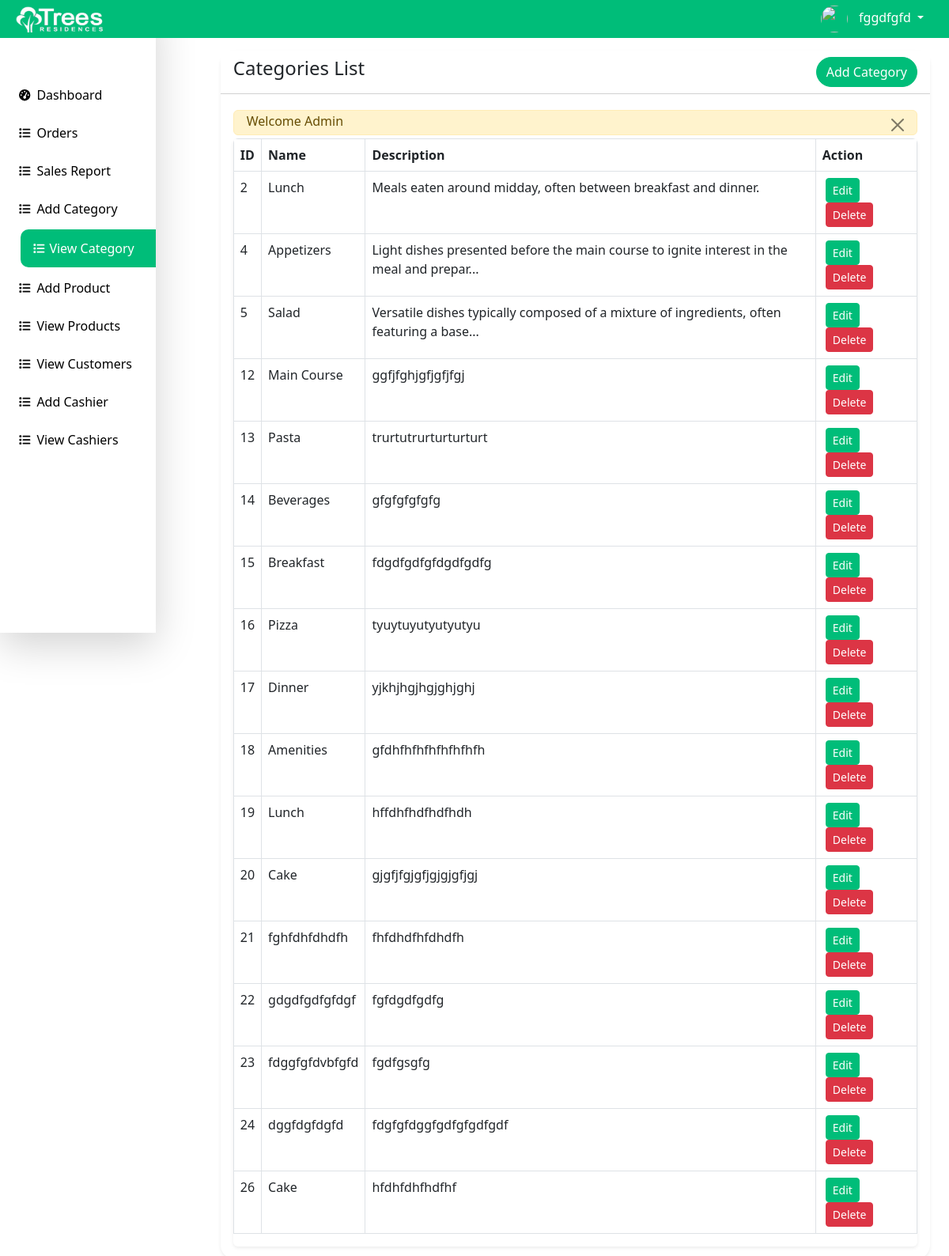
Page /Inventory/inventory/categories-list.php (signed in) on the committed database.
### tables this page shows
CREATE TABLE `categories` (
  `id` int(11) NOT NULL,
  `name` varchar(255) NOT NULL,
  `description` mediumtext DEFAULT NULL
);

### Inventory/inventory/categories-list.php (the view, shortened to what this page needs)
<?php include('includes/header.php'); ?>
<div class="container-fluid px-4">
     <div class="card mt-2 shadow-sm">
        <div class="card-header bg-white">
            <h4 class="mb-0">Categories List
                <a href="categories-create.php" class="btn btn-success float-end rounded-5">Add Category</a>
            </h4>
        </div>
        <div class="card-body">
        <?php
            $categories = getAll('categories');
            if (mysqli_num_rows($categories) > 0) {
            ?>
            <div class="table-responsive shadow-sm rounded-2">
                <table class="table table-bordered" id="datatablesSimple">
                    <thead>
                        <tr>
                            <th>ID</th>
                            <th>Name</th>
                            <th>Description</th>
                            <th>Action</th>
                        </tr>
                    </thead>
                    <tbody>
                        <?php foreach($categories as $item) : ?>
                        <tr>
                            <td><?php echo $item['id'] ?></td>
                            <td><?php echo $item['name'] ?></td>
                            <td><?php echo mb_strimwidth($item['description'], 0, 90, '...'); ?></td>
                            <td>
                                <a href="categories-edit.php?id=<?php echo $item['id']; ?>" class="btn btn-success btn-sm mx-1">Edit</a>
                                <button onclick="confirmDeletes(<?php echo $item['id']; ?>)" class="btn btn-danger btn-sm mx-1">Delete</button>
                            </td>
                        </tr>
                        <?php endforeach; ?>
                    </tbody>
                </table>
            </div>
            <?php
            } else {
                echo '<h4 class="mb-0">No Record found</h4>';
            }
        ?>
        </div>
     </div>
</div>
<?php include('includes/footer.php'); ?>

### Inventory/inventory/includes/header.php (style rules this page uses)
.container-fluid { background: #fff; }
.card { border-radius: 18px; border: 0px; background: #fff; }
table { background: #fff; }
.btn-success { background: #00BD79; color: white; border: 1px solid #00BD79; }

### rows in the picture
categories: id "2", name "Lunch", description "Meals eaten around midday, often between breakfast and dinner."
categories: id "4", name "Appetizers", description "Light dishes presented before the main course to ignite interest in the meal and prepar..."
categories: id "5", name "Salad", description "Versatile dishes typically composed of a mixture of ingredients, often featuring a base..."
categories: id "12", name "Main Course", description "ggfjfghjgfjgfjfgj"
categories: id "13", name "Pasta", description "trurtutrurturturturt"
categories: id "14", name "Beverages", description "gfgfgfgfgfg"
categories: id "15", name "Breakfast", description "fdgdfgdfgfdgdfgdfg"
categories: id "16", name "Pizza", description "tyuytuyutyutyutyu"
categories: id "17", name "Dinner", description "yjkhjhgjhgjghjghj"
categories: id "18", name "Amenities", description "gfdhfhfhfhfhfhfhfh"
categories: id "19", name "Lunch", description "hffdhfhdfhdfhdh"
categories: id "20", name "Cake", description "gjgfjfgjgfjgjgjgfjgj"
categories: id "21", name "fghfdhfdhdfh", description "fhfdhdfhfdhdfh"
categories: id "22", name "gdgdfgdfgfdgf", description "fgfdgdfgdfg"
categories: id "23", name "fdggfgfdvbfgfd", description "fgdfgsgfg"
categories: id "24", name "dggfdgfdgfd", description "fdgfgfdggfgdfgfgdfgdf"
categories: id "26", name "Cake", description "hfdhfdhfhdfhf"

### other values in the picture
$_SESSION['loggedInUser']['name'] "fggdfgfd"
$_SESSION['status'] "Welcome Admin"
